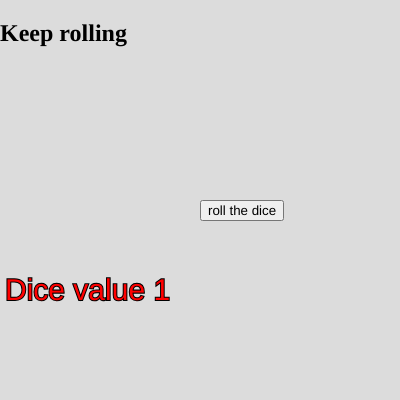
Frame 1 (no input)
Frame 60 (no input): identical to frame 1, image omitted
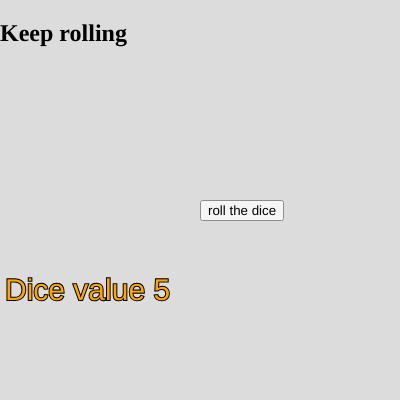
Frame 120 (the mouse pressed at the canvas centre since frame 60)

The p5.js sketch that drew these frames (run headless with seeded random() and noise() and a simulated clock; from frame 60 on, the mouse is pressed at the canvas centre):

// p5.js sketch
// ── sketch.js
let button;
let elem;
let dice = 1;
let numbers = [1, 2, 5, 79]
// x accedere usare idx, 4 elementi
//il numero degli elementi di un arrei sarà sempre uguale agli indici
// #elem =4, 0 -- #elem -1, 0-->3
let colors = [ "red", "green", "pink", "blue", "orange", "yellow"]
function setup() {
  elem = createElement( "h2", "Keep rolling");
  elem.position(0, 0);
  createCanvas(400, 400);
  button = createButton("roll the dice");
  button.position(200, 200);
  button.mousePressed(rollDice);
}

function draw() {
  background(220);
  stroke("black");
  strokeWeight(2);
  //corrispondere
  //se il colore è 1 rosso
  //se il colore è 2 verde
  //se il colore è 3 rosa
  // 4 blu
  //5 arancione
  //6 giallo
  
  let color = colors[dice-1];
  fill(color);
  textSize(30);
  text("Dice value "+ dice, 5, 300);
}

function rollDice(){
  dice = random(1,6);
  //vogliamo solo numeri interi
  // dice = floor(dice);
  //intero superiore, 1.1 -->2
  dice = ceil(dice);
}
